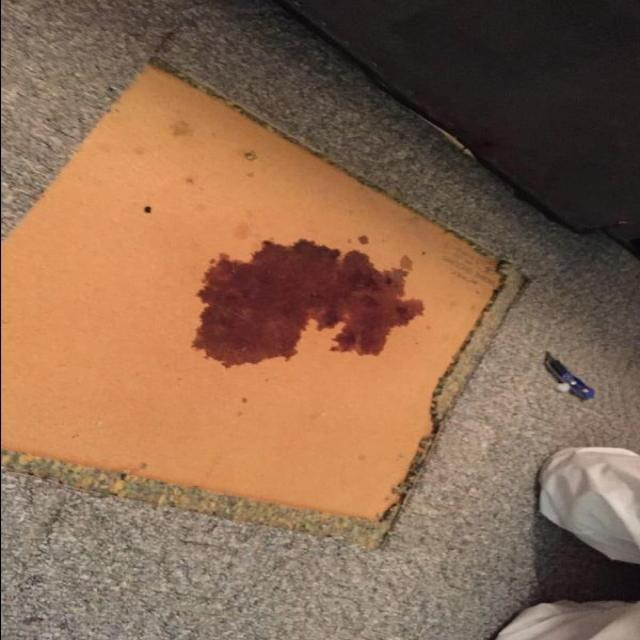
#> input picture images/test.jpg, 640 x 640 px
$ python preprocessing.py images/test.jpg
#> lines starting #> are read from the running program, lines starting #| are printed output that depends on the picture; after the words box and inside, x2 and y2 are one past the last pixel; in counts of white or black regions, pixels touching at a corner belong together
import cv2
import numpy as np
import os

def preprocess_image(image_path: str, debug: bool = False) -> tuple:

    # ── 1. Load image ────────────────────────────────────────────────
#> called with image_path = 'images/test.jpg', debug = True
    original = cv2.imread(image_path)
#> original is the input picture: shape (640, 640, 3); mean B, G, R 80.4, 104.1, 137.6
    if original is None:
        raise FileNotFoundError(f"Could not load image at: {image_path}")

    print(f"[INFO] Image loaded: {image_path}")
    print(f"[INFO] Shape: {original.shape}  |  dtype: {original.dtype}")
#| [INFO] Shape: (640, 640, 3)  |  dtype: uint8

    # ── 2. Convert to grayscale ──────────────────────────────────────
    gray = cv2.cvtColor(original, cv2.COLOR_BGR2GRAY)
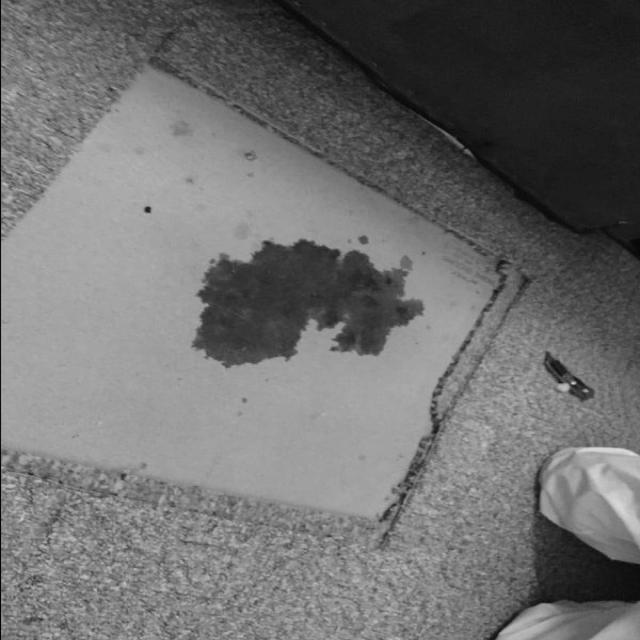
#> gray: shape (640, 640); min 0, max 223, mean 111.4

    # ── 3. Gaussian blur ─────────────────────────────────────────────
    blurred = cv2.GaussianBlur(gray, (5, 5), 0)

    # ── 4. Otsu threshold ────────────────────────────────────────────
    _, thresh = cv2.threshold(
        blurred, 0, 255,
        cv2.THRESH_BINARY_INV + cv2.THRESH_OTSU
    )
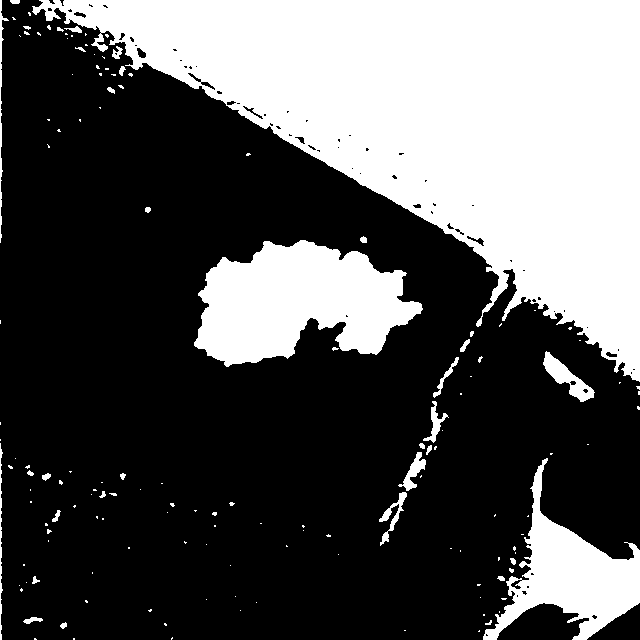
#> thresh: shape (640, 640); 34.3% white; 148 white regions (115 under 20 px), largest, box (x1, y1, x2, y2) and area: (32, 0, 640, 382) 106873, (194, 240, 423, 367) 18818, (483, 458, 640, 640) 10148

    # ── 5. Morphological operations (IMPROVED) ───────────────────────
    kernel_small = cv2.getStructuringElement(cv2.MORPH_ELLIPSE, (3, 3))
    kernel_big   = np.ones((5, 5), np.uint8)

    # remove noise
    opened = cv2.morphologyEx(thresh, cv2.MORPH_OPEN, kernel_small, iterations=1)
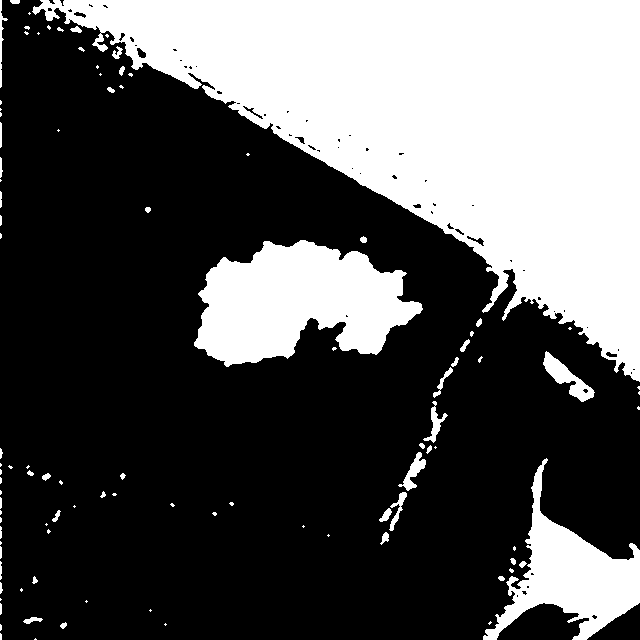
#> opened: shape (640, 640); 34.1% white; 102 white regions (57 under 20 px), largest, box (x1, y1, x2, y2) and area: (32, 0, 640, 382) 106751, (194, 240, 423, 367) 18803, (483, 458, 640, 640) 10064

    # close gaps (important for merging stain fragments)
    closed = cv2.morphologyEx(opened, cv2.MORPH_CLOSE, kernel_big, iterations=2)
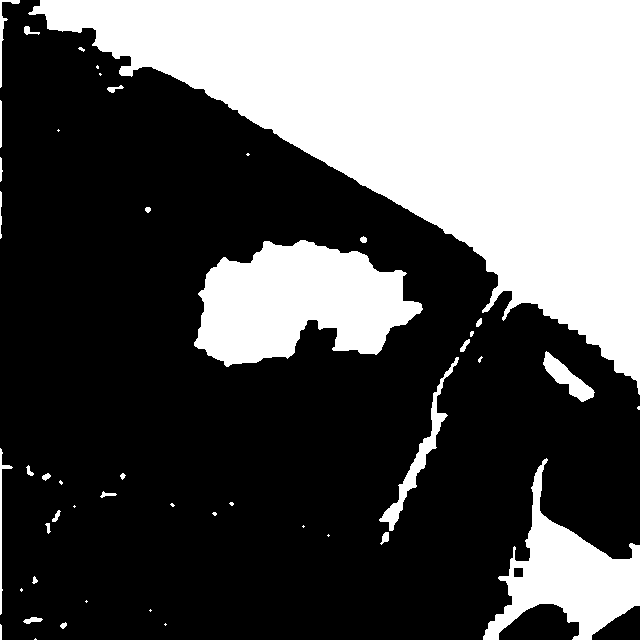
#> closed: shape (640, 640); 35% white; 47 white regions (20 under 20 px), largest, box (x1, y1, x2, y2) and area: (28, 0, 640, 395) 109112, (194, 240, 423, 367) 19126, (483, 458, 640, 640) 10814

    binary = closed

    # ── 6. Debug output ──────────────────────────────────────────────
    if debug:
        os.makedirs("debug_output", exist_ok=True)
        cv2.imwrite("debug_output/1_gray.png", gray)
        cv2.imwrite("debug_output/2_blurred.png", blurred)
        cv2.imwrite("debug_output/3_thresh.png", thresh)
        cv2.imwrite("debug_output/4_binary.png", binary)
        print("[DEBUG] Intermediate images saved")

    return original, gray, binary


# ── Quick test ───────────────────────────────────────────────────────
if __name__ == "__main__":
    import sys

    image_path = sys.argv[1] if len(sys.argv) > 1 else "test_image.jpg"

    original, gray, binary = preprocess_image(image_path, debug=True)

    cv2.imshow("Original", original)
    cv2.imshow("Grayscale", gray)
    cv2.imshow("Binary Mask", binary)

    print("\n[INFO] Press any key to close.")
    cv2.waitKey(0)
    cv2.destroyAllWindows()

$ run again, on public/blood-bg.jpg
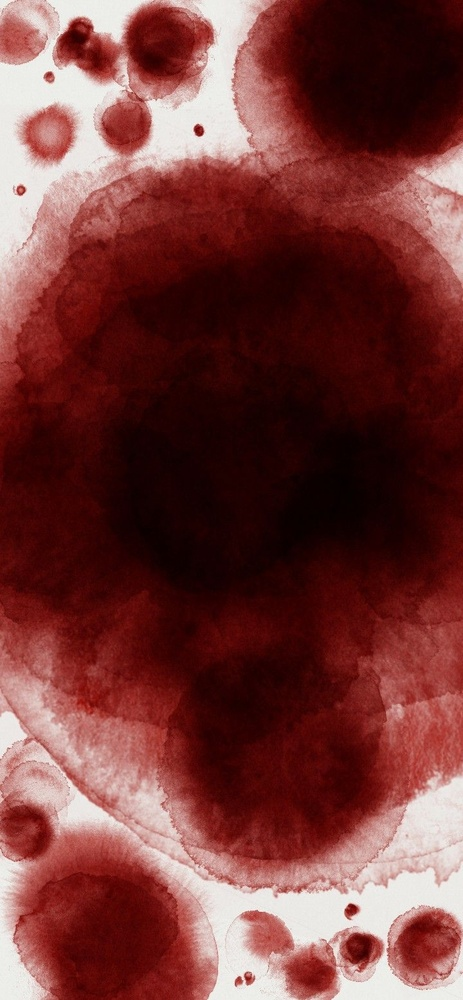
#> input picture public/blood-bg.jpg, 463 x 1000 px, shrunk from 720 x 1555 before the run
#> in preprocess_image, original is the input picture: shape (1000, 463, 3); mean B, G, R 56.2, 58.4, 115.5
#| [INFO] Shape: (1000, 463, 3)  |  dtype: uint8
#> in preprocess_image, `_, thresh = cv2.threshold( blurred, 0, 255, cv2.THRESH_BINARY_INV + cv..`:
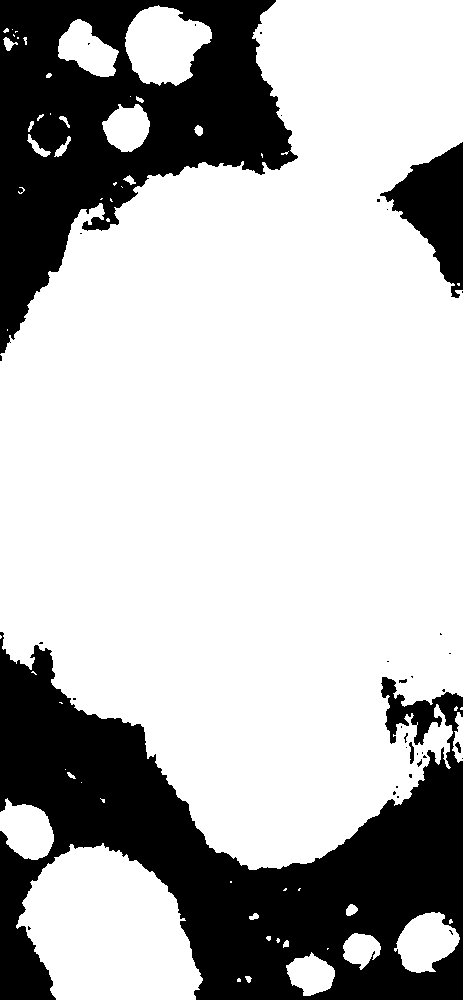
#> thresh: shape (1000, 463); 71.8% white; 36 black regions (30 under 20 px), largest, box (x1, y1, x2, y2) and area: (0, 632, 463, 1000) 75026, (0, 0, 298, 354) 48968, (380, 142, 463, 298) 6152, (409, 742, 414, 764) 72, (455, 742, 461, 753) 37, (399, 679, 407, 683) 24
#> opened: shape (1000, 463); 71.8% white; 32 black regions (27 under 20 px), largest, box (x1, y1, x2, y2) and area: (0, 632, 463, 1000) 75251, (0, 0, 298, 354) 49129, (380, 142, 463, 298) 6164, (409, 742, 414, 764) 72, (399, 679, 407, 683) 24
#> in preprocess_image, `closed = cv2.morphologyEx(opened, cv2.MORPH_CLOSE, kernel_big, iterati..`:
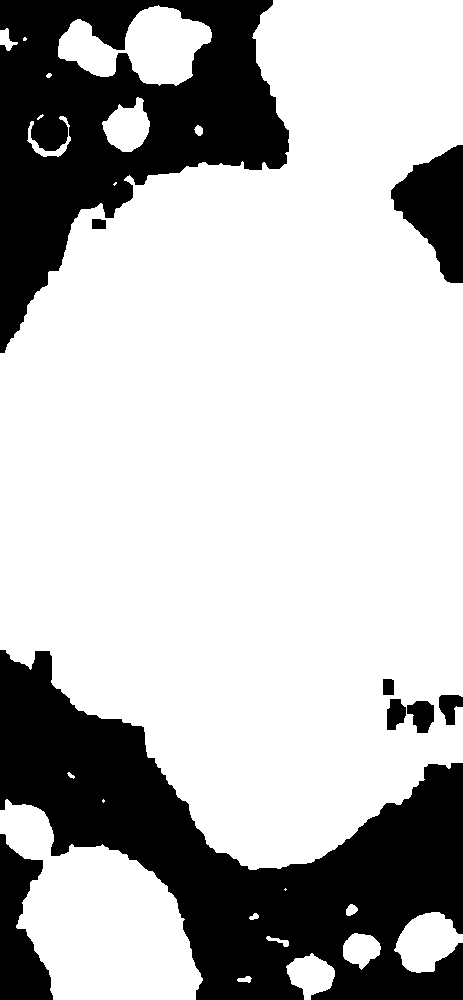
#> closed: shape (1000, 463); 72.5% white; 9 black regions, largest, box (x1, y1, x2, y2) and area: (0, 650, 463, 1000) 66394, (0, 0, 289, 353) 48085, (391, 145, 463, 283) 5920

$ run again, on dataset/test/images/0_DALL-E-2022-11-28-12-44-18-Red-Bloodstains-on-furniture_png_jpg.rf.68cde7546858abd27dc81f7e64fafd2c.jpg
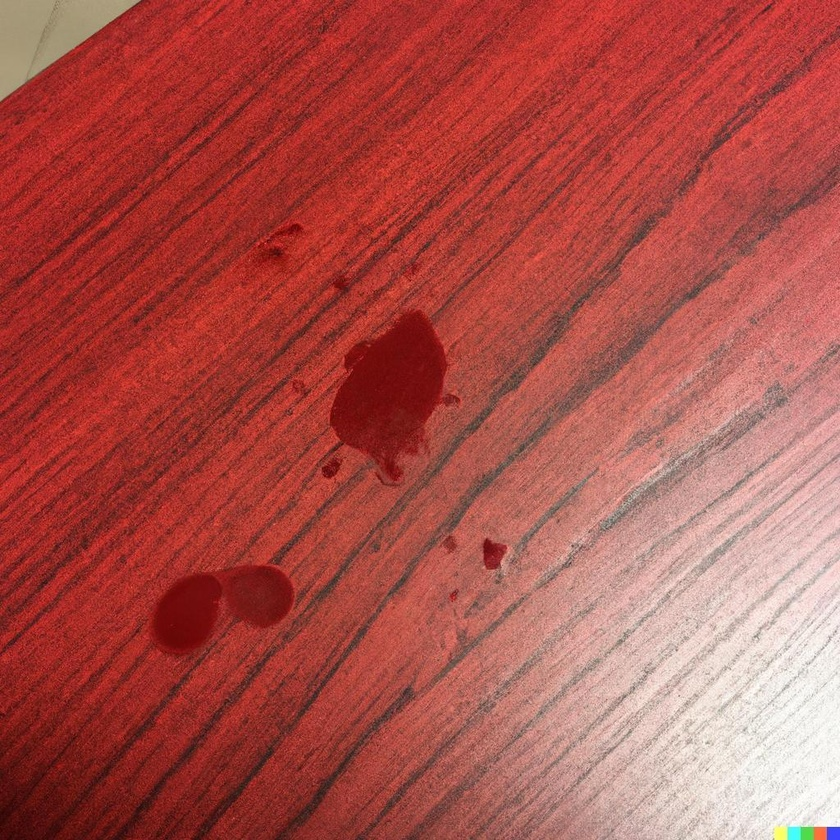
#> input picture dataset/test/images/0_DALL-E-2022-11-28-12-44-18-Red-Bloodstains-on-furniture_png_jpg.rf.68cde7546858abd27dc81f7e64fafd2c.jpg, 840 x 840 px, shrunk from 1024 x 1024 before the run
#> in preprocess_image, original is the input picture: shape (840, 840, 3); mean B, G, R 75.2, 81.7, 172.1
#| [INFO] Shape: (840, 840, 3)  |  dtype: uint8
#> in preprocess_image, `_, thresh = cv2.threshold( blurred, 0, 255, cv2.THRESH_BINARY_INV + cv..`:
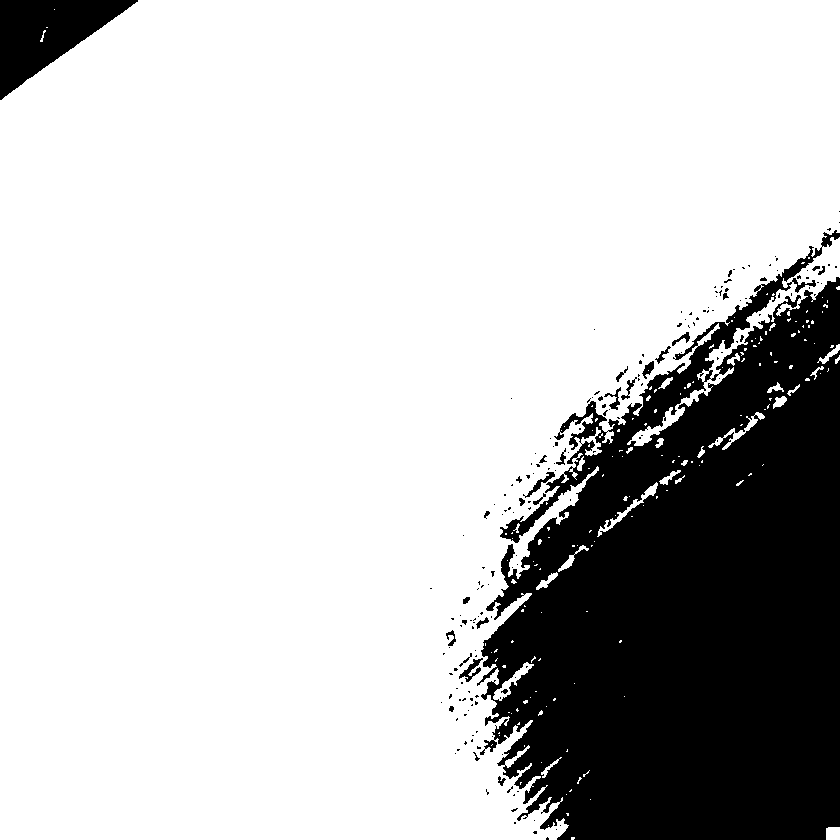
#> thresh: shape (840, 840); 77.9% white; 184 black regions (156 under 20 px), largest, box (x1, y1, x2, y2) and area: (477, 230, 840, 840) 147137, (0, 0, 138, 100) 6951, (459, 658, 483, 682) 199
#> opened: shape (840, 840); 77.7% white; 153 black regions (127 under 20 px), largest, box (x1, y1, x2, y2) and area: (459, 230, 840, 840) 148886, (0, 0, 138, 100) 6969, (598, 387, 621, 410) 140
#> in preprocess_image, `closed = cv2.morphologyEx(opened, cv2.MORPH_CLOSE, kernel_big, iterati..`:
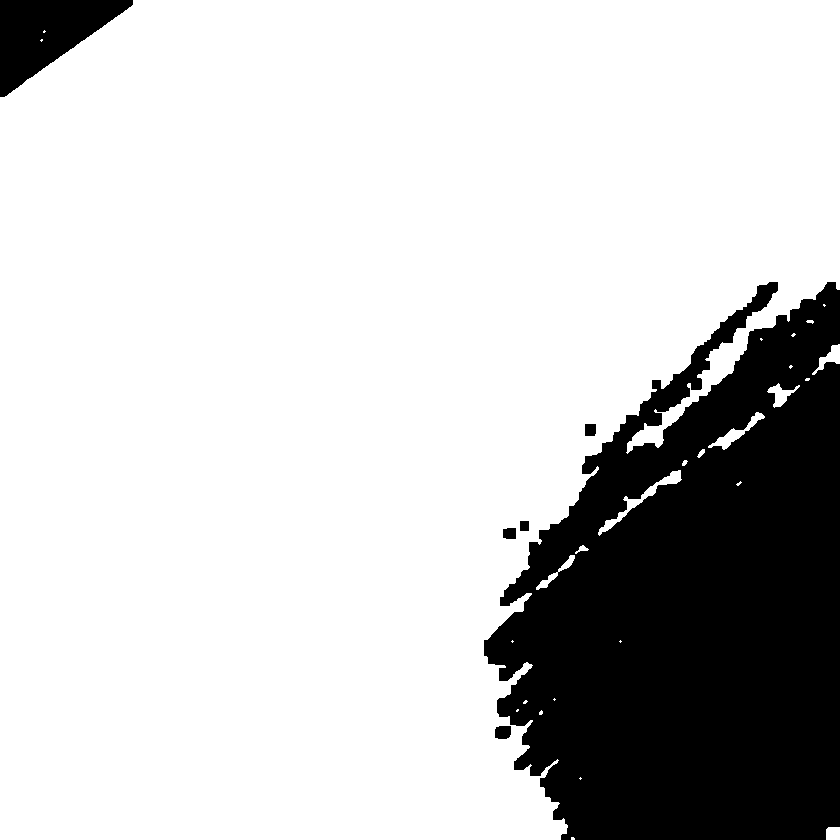
#> closed: shape (840, 840); 79.2% white; 6 black regions, box (x1, y1, x2, y2) and area: (484, 282, 840, 840) 139268, (0, 0, 133, 97) 6943, (495, 726, 511, 739) 191, (503, 528, 516, 539) 136, (585, 424, 596, 436) 130, (520, 521, 529, 531) 90
